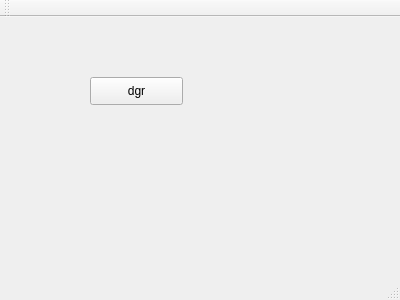
<?xml version="1.0" encoding="UTF-8"?>
<ui version="4.0">
 <class>MainWindow</class>
 <widget class="QMainWindow" name="MainWindow">
  <property name="geometry">
   <rect>
    <x>0</x>
    <y>0</y>
    <width>400</width>
    <height>300</height>
   </rect>
  </property>
  <property name="windowTitle">
   <string>MainWindow</string>
  </property>
  <widget class="QWidget" name="centralWidget">
   <widget class="QPushButton" name="pushButton">
    <property name="geometry">
     <rect>
      <x>90</x>
      <y>60</y>
      <width>93</width>
      <height>28</height>
     </rect>
    </property>
    <property name="text">
     <string>dgr</string>
    </property>
   </widget>
  </widget>
  <widget class="QMenuBar" name="menuBar">
   <property name="geometry">
    <rect>
     <x>0</x>
     <y>0</y>
     <width>400</width>
     <height>26</height>
    </rect>
   </property>
  </widget>
  <widget class="QToolBar" name="mainToolBar">
   <attribute name="toolBarArea">
    <enum>TopToolBarArea</enum>
   </attribute>
   <attribute name="toolBarBreak">
    <bool>false</bool>
   </attribute>
  </widget>
  <widget class="QStatusBar" name="statusBar"/>
 </widget>
 <layoutdefault spacing="6" margin="11"/>
 <resources/>
 <connections/>
</ui>
